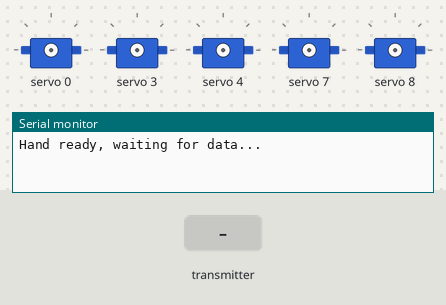
Bench run of a sketch on a simulated ESP32. Shown: 5 × servo, the last lines printed to the serial monitor. The inputs (shaded band) are chosen by the test bench.

Above: at 1.2 s.
1.3 s: the transmitter starts sending states.0 = 0
2.8 s: the transmitter starts sending states.1 = 1
At 3.1 s:
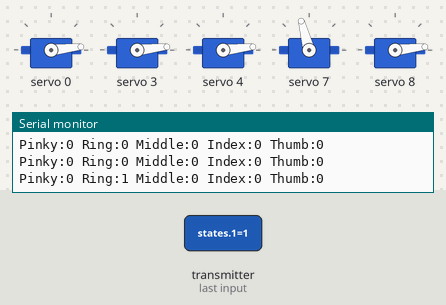
4.3 s: the transmitter starts sending states.2 = 1
At 5.4 s:
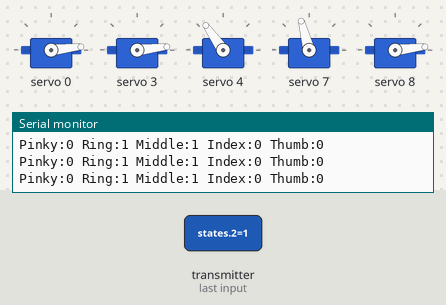
5.8 s: the transmitter starts sending states.3 = 1
At 6.6 s:
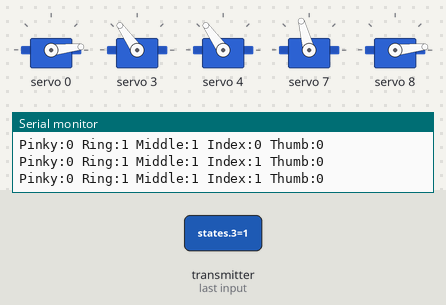
7.3 s: the transmitter starts sending states.0 = 1
At 7.7 s:
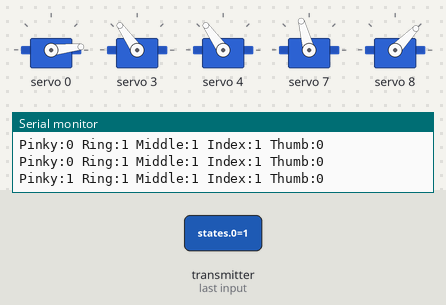
8.8 s: the transmitter starts sending states.1 = 0
At 10.1 s:
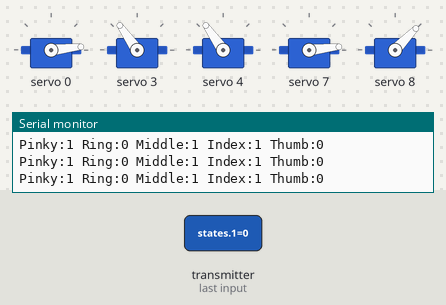
Timing chart, 0 to 11.3 s (numbered marks = the images above; inputs shaded):
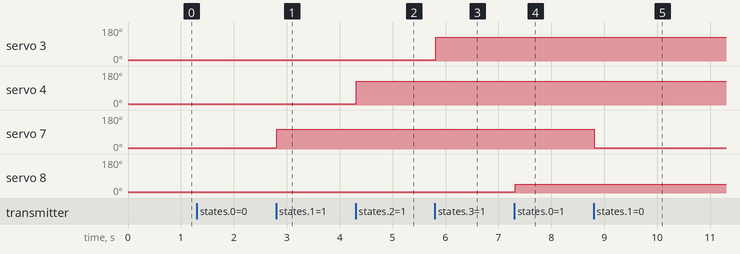

The sketch:

robot_hand_receiver_esp32.ino
```cpp
#include <esp_now.h>
#include <WiFi.h>
#include <esp_wifi.h>
#include <Wire.h>
#include <Adafruit_PWMServoDriver.h>

Adafruit_PWMServoDriver pwm = Adafruit_PWMServoDriver();

const int servoPorts[5] = {0, 3, 4, 7, 8}; // index 0=Thumb,1=Index,2=Middle,3=Ring,4=Pinky
#define SERVOMIN 150
#define SERVOMAX 500
// Per-finger mid (state 1): Thumb, Index, Middle, Ring, Pinky
const int servoMid[5] = {400, 450, 450, 400, 250};

typedef struct {
  uint8_t states[5]; // glove order: Pinky, Ring, Middle, Index, Thumb
} FingerData;

FingerData data;
volatile bool newData = false;

void onReceive(const esp_now_recv_info *info, const uint8_t *incomingData, int len) {
  memcpy(&data, incomingData, sizeof(data));
  newData = true;
}

void setFinger(int portIndex, int state) {
  int pulse;
  if (portIndex == 0) { // Thumb - 2 states
    pulse = (state == 2) ? SERVOMAX : SERVOMIN;
  } else {
    if (state == 0) pulse = SERVOMIN;
    else if (state == 1) pulse = servoMid[portIndex];
    else pulse = SERVOMAX;
  }
  pwm.setPWM(servoPorts[portIndex], 0, pulse);
}

void setup() {
  Serial.begin(115200);

  Wire.begin(21, 22);
  pwm.begin();
  pwm.setPWMFreq(60);
  delay(10);

  WiFi.mode(WIFI_STA);
  esp_wifi_set_channel(1, WIFI_SECOND_CHAN_NONE);

  if (esp_now_init() != ESP_OK) {
    Serial.println("ESP-NOW init failed");
    return;
  }

  esp_now_register_recv_cb(onReceive);
  Serial.println("Hand ready, waiting for data...");
}

void loop() {
  if (newData) {
    newData = false;

    // glove: states[0]=Pinky,1=Ring,2=Middle,3=Index,4=Thumb
    // ports:  index 0=Thumb,1=Index,2=Middle,3=Ring,4=Pinky
    setFinger(0, data.states[4]); // Thumb
    setFinger(1, data.states[3]); // Index
    setFinger(2, data.states[2]); // Middle
    setFinger(3, data.states[1]); // Ring
    setFinger(4, data.states[0]); // Pinky

    Serial.print("Pinky:");  Serial.print(data.states[0]);
    Serial.print(" Ring:");  Serial.print(data.states[1]);
    Serial.print(" Middle:"); Serial.print(data.states[2]);
    Serial.print(" Index:"); Serial.print(data.states[3]);
    Serial.print(" Thumb:"); Serial.println(data.states[4]);
  }
}
```

Measured:
- after the input at 2.8 s, servo 7: 6° → 105° at once
- after the input at 4.3 s, servo 4: 6° → 125° at once
- after the input at 5.8 s, servo 3: 6° → 125° at once
- after the input at 7.3 s, servo 8: 6° → 46° at once
- after the input at 8.8 s, servo 7: 105° → 6° at once
